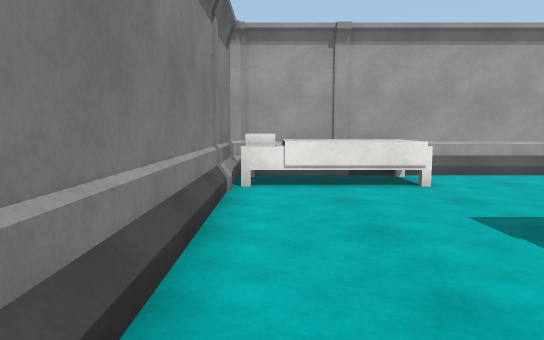
View 1 (above)

12 first-person views from a walk through a 3-D level made in the Unity game engine. The camera is 1.2 m above the floor, tilts 6° down and sees 70° across. The floor is counted in squares, 1 m on a side. Each view is taken from the middle of a square. On the plan, view 1 faces up. The plan holds only what a view shows up to about 15 squares ahead; the rest is blank. Surface patterns are stand-ins for the level's own textures.

View 2
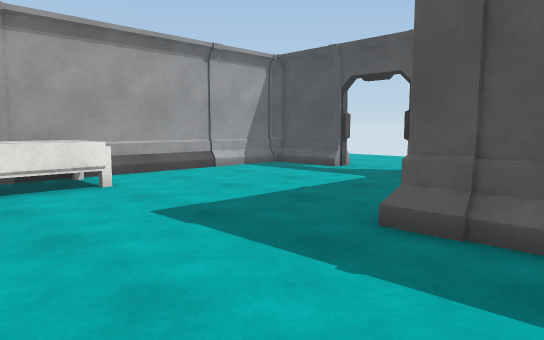

View 3
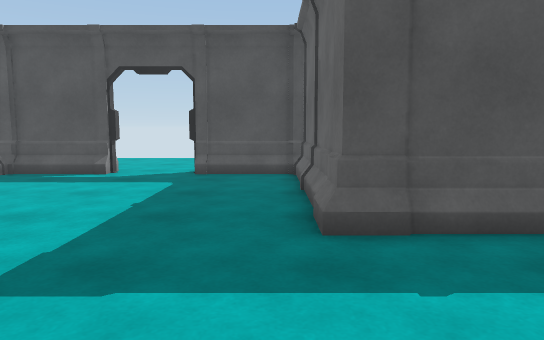

View 4
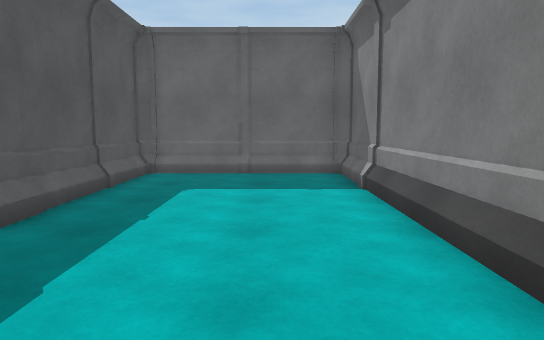

View 5
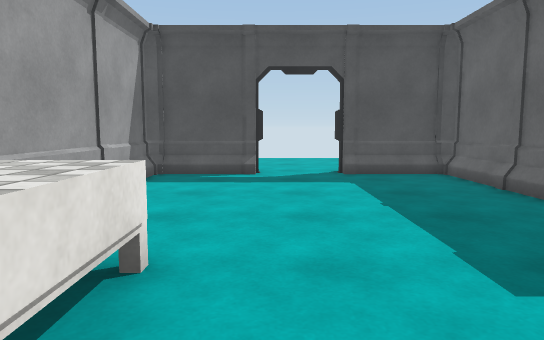

View 6
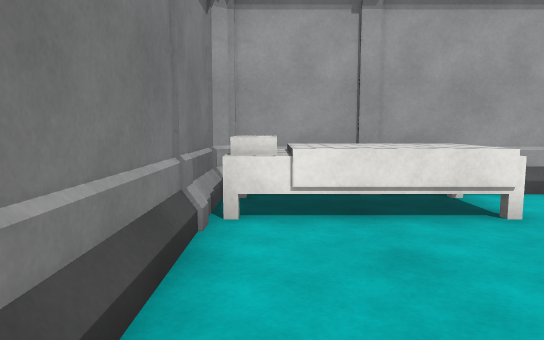

View 7
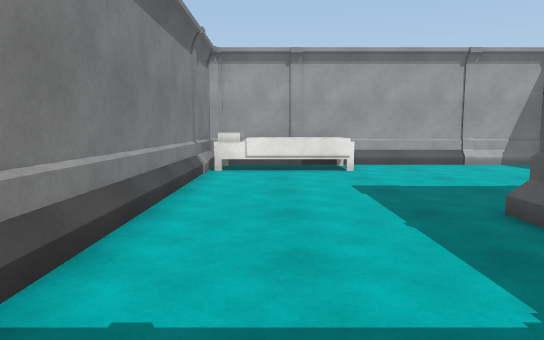

View 8
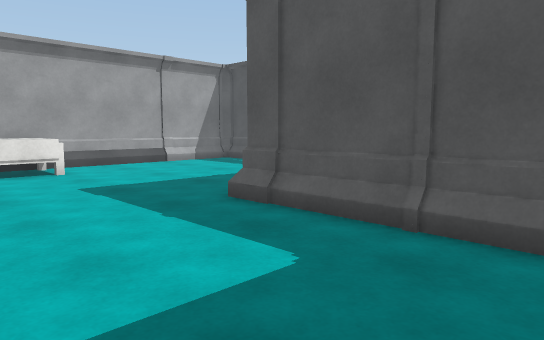

View 9
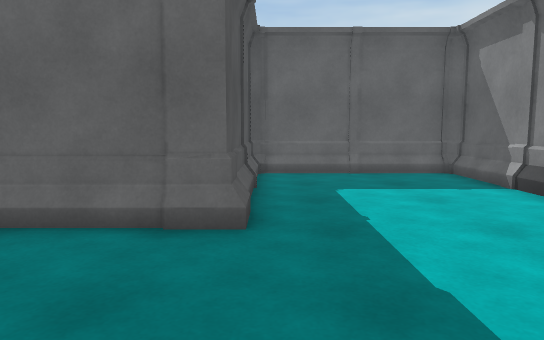

View 10
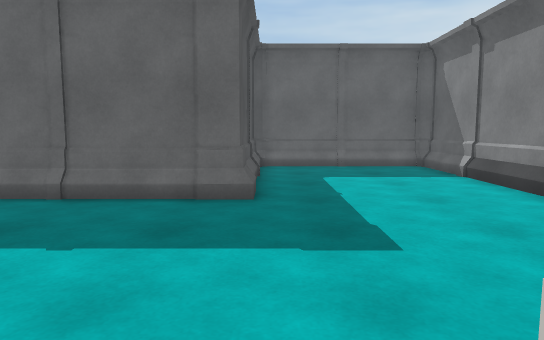

View 11
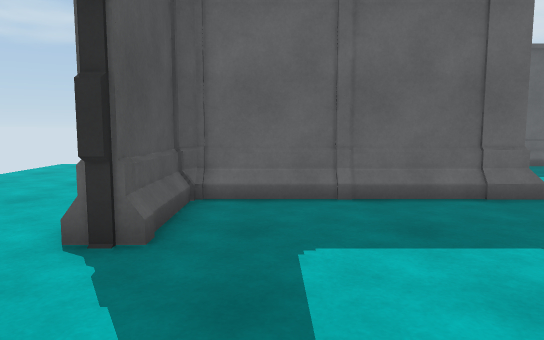

View 12
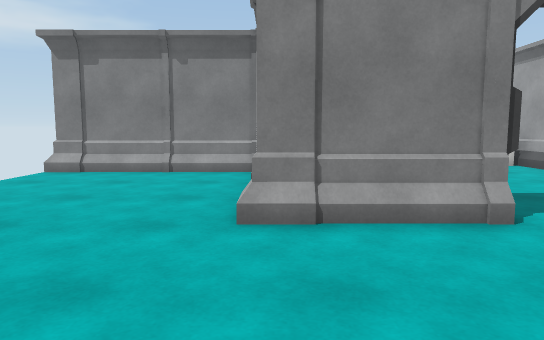

### Floor plan
Points are (right, up) in squares from view 1. A wall is a line through its corners. A room is listed if a view was taken in it or the views show most of it. See-through windows are left out.
Room 1 (views 1, 2, 3, 4, 5, 6, 7, 8, 9, 10, 11)
walls: (4.6, 2.1) (10.2, 2.1); (10.6, 2.4) (10.6, 5.1) (11.1, 5.1); (10.6, 7.1) (10.6, 10) (10.2, 10.4) (3.4, 10.4); (4.4, -3.6) (4.6, -3.5) (4.6, 2.4); (-0.4, 10.4) (-0.7, 10.4) (-0.9, 10.2); (-1.1, 10.4) (-1.1, -3.4); (-0.9, -3.6) (-0.7, -3.8); (-1.1, -3.8) (4.3, -3.8)
low walls: (4.6, 2.4) (10.2, 2.4); (-0.9, 8) (-0.9, -3.6) (4.4, -3.6); (-0.9, 9.4) (-0.9, 8.5); (-0.9, 10.2) (-0.9, 9.5); (10.4, 10.1) (3.6, 10.1)
ways out: opening at (11, 6.5) to room 2
objects: bed (0, 8) to (3, 10)
Room 2 (view 12)
walls: (10.9, 5.4) (10.9, 1.6); (4.9, 1.6) (4.9, -4.2)
low walls: (11.1, 5.1) (11.1, 1.5); (5.1, 1.5) (5.1, -4.4)
ways out: opening at (11, 6.5) to room 1

Where each view was taken, in squares from view 1:
view 1: 0 up, 0 right, facing up
view 2: 0 up, 0 right, facing up-right
view 3: 3 up, 0 right, facing right
view 4: 7 up, 1 right, facing down
view 5: 7 up, 0 right, facing right
view 6: 3 up, 0 right, facing up
view 7: 3 down, 1 right, facing up
view 8: 3 down, 0 right, facing up-right
view 9: 7 up, 4 right, facing down
view 10: 9 up, 4 right, facing down
view 11: 9 up, 9 right, facing down
view 12: 2 up, 16 right, facing left
